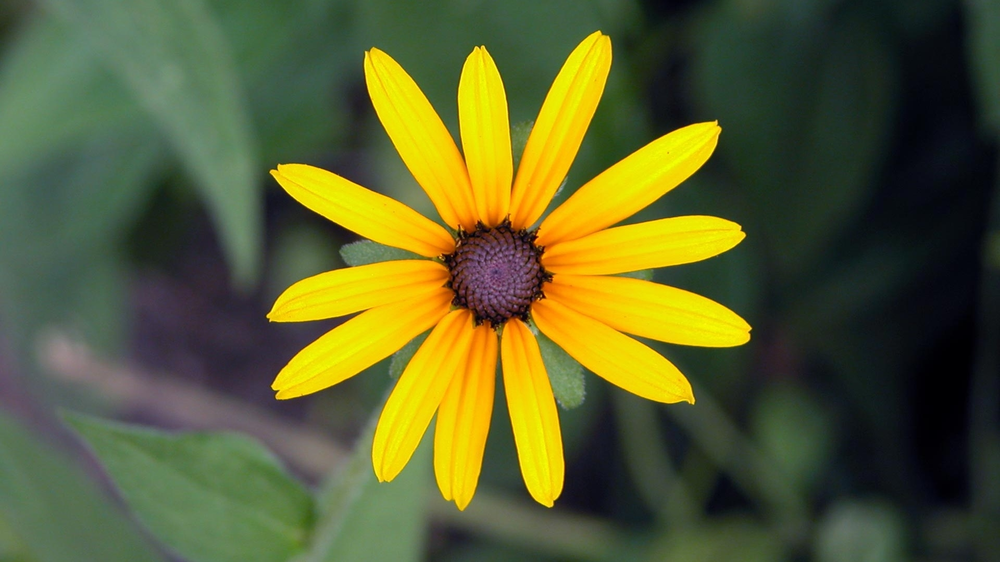
#> input picture flower/process/demo.png, 1000 x 562 px, shrunk from 1920 x 1080 before the run, found by its file name
$ python extract_contours.py   (older library calls are emulated)
#> lines starting #> are read from the running program, lines starting #| are printed output that depends on the picture; after the words box and inside, x2 and y2 are one past the last pixel; in counts of white or black regions, pixels touching at a corner belong together
#!/usr/bin/env python3
# -*- coding: utf-8 -*-
"""
Extract object contours from process/demo.png and export:
- Binary mask (PNG)
- Contour overlay over original image (PNG)
- Optional SVG polygons

Usage (macOS / zsh):
  python process/extract_contours.py \
    --input process/demo.png \
    --method auto  \
    --invert auto \
    --min-area 0.005 \
    --save-svg

Notes:
- --method: auto | otsu | adaptive | canny
- --invert: auto | true | false
- --min-area: float as ratio to image area (e.g., 0.005 = 0.5%)
"""

import argparse
import os
import sys
from pathlib import Path

import cv2 as cv
import numpy as np
try:
    import tomllib  # Python 3.11+
except Exception:  # pragma: no cover
    tomllib = None


def ensure_dir(p: Path):
    p.mkdir(parents=True, exist_ok=True)


def auto_invert(gray: np.ndarray, mask: np.ndarray) -> np.ndarray:
    # Decide whether foreground is bright or dark by sampling
    mean_fg = np.mean(gray[mask > 0]) if np.any(mask > 0) else 255
    mean_bg = np.mean(gray[mask == 0]) if np.any(mask == 0) else 0
    if mean_fg < mean_bg:
        return 255 - mask
    return mask


def threshold_otsu(gray: np.ndarray, invert: str) -> np.ndarray:
    _t, bin_img = cv.threshold(gray, 0, 255, cv.THRESH_BINARY + cv.THRESH_OTSU)
    if invert == 'true':
        bin_img = 255 - bin_img
    elif invert == 'auto':
        bin_img = auto_invert(gray, bin_img)
    return bin_img


# [19 lines left out: functions threshold_adaptive, edges_canny, not called in this run]


def morph_cleanup(bin_img: np.ndarray, close_k=7, open_k=5, close_iter=2, open_iter=1) -> np.ndarray:
    close_kern = cv.getStructuringElement(cv.MORPH_ELLIPSE, (close_k, close_k))
    open_kern = cv.getStructuringElement(cv.MORPH_ELLIPSE, (open_k, open_k))
    img = cv.morphologyEx(bin_img, cv.MORPH_CLOSE, close_kern, iterations=close_iter)
    img = cv.morphologyEx(img, cv.MORPH_OPEN, open_kern, iterations=open_iter)
    return img


# [9 lines left out: function biggest_component_mask, not called in this run]


def contours_from_mask(bin_img: np.ndarray, min_area_px: float, mode=cv.RETR_EXTERNAL, chain=cv.CHAIN_APPROX_NONE):
    contours, _ = cv.findContours(bin_img, mode, chain)
    filtered = [c for c in contours if cv.contourArea(c) >= min_area_px]
    filtered.sort(key=cv.contourArea, reverse=True)
    return filtered


# [5 lines left out: function simplify_contour, not called in this run]


def draw_overlay(image: np.ndarray, contours: list[np.ndarray], color=(0, 255, 0), thickness=2) -> np.ndarray:
    overlay = image.copy()
    # Use anti-aliased lines where supported by drawing polylines
    for c in contours:
        pts = c.reshape(-1, 1, 2)
        cv.polylines(overlay, [pts], isClosed=True, color=color, thickness=thickness, lineType=cv.LINE_AA)
    return overlay


# -------- Image enhancement (brightness/color/contrast) ---------
def apply_clahe_y(image: np.ndarray, clip_limit: float = 4.0, tile_grid: int = 8) -> np.ndarray:
    ycrcb = cv.cvtColor(image, cv.COLOR_BGR2YCrCb)
    y, cr, cb = cv.split(ycrcb)
    clahe = cv.createCLAHE(clipLimit=clip_limit, tileGridSize=(tile_grid, tile_grid))
    y_clahe = clahe.apply(y)
    out = cv.merge((y_clahe, cr, cb))
    return cv.cvtColor(out, cv.COLOR_YCrCb2BGR)


def adjust_saturation(image: np.ndarray, factor: float = 1.2) -> np.ndarray:
    hsv = cv.cvtColor(image, cv.COLOR_BGR2HSV).astype(np.float32)
    h, s, v = cv.split(hsv)
    s *= float(factor)
    s = np.clip(s, 0, 255)
    hsv_enhanced = cv.merge((h, s, v)).astype(np.uint8)
    return cv.cvtColor(hsv_enhanced, cv.COLOR_HSV2BGR)


def apply_gamma(image: np.ndarray, gamma: float = 1.0) -> np.ndarray:
    if gamma is None or abs(gamma - 1.0) < 1e-3:
        return image
    inv = 1.0 / float(gamma)
    table = np.array([(i / 255.0) ** inv * 255 for i in range(256)]).astype('uint8')
    return cv.LUT(image, table)


def enhance_image(image: np.ndarray, enable=True, clahe_clip=4.0, clahe_tile=8, sat_factor=1.2, gamma=1.0) -> np.ndarray:
    if not enable:
        return image
    out = apply_clahe_y(image, clip_limit=clahe_clip, tile_grid=clahe_tile)
    out = adjust_saturation(out, factor=sat_factor)
    out = apply_gamma(out, gamma=gamma)
    return out


# -------- Texture edges extraction ---------
# [21 lines left out: functions edges_sobel, edges_laplacian, not called in this run]


def edges_canny_auto(gray: np.ndarray, sigma: float = 0.33) -> np.ndarray:
    v = float(np.median(gray))
    lower = max(0, (1.0 - sigma) * v)
    upper = min(255, (1.0 + sigma) * v)
    return cv.Canny(gray, lower, upper)


def extract_texture_edges(image: np.ndarray,
                          method: str = 'canny',
                          sigma: float = 0.33,
                          sobel_ksize: int = 3,
                          lap_ksize: int = 3,
                          thresh: str | float = 'auto',
                          close_k: int = 3,
                          blur_ksize: int = 3) -> np.ndarray:
    gray = cv.cvtColor(image, cv.COLOR_BGR2GRAY)
    if blur_ksize and blur_ksize > 1:
        gray = cv.GaussianBlur(gray, (blur_ksize, blur_ksize), 0)

    if method == 'canny':
        edges = edges_canny_auto(gray, sigma=sigma)
    elif method == 'sobel':
        edges = edges_sobel(gray, ksize=sobel_ksize, thresh=thresh)
    elif method == 'laplacian':
        edges = edges_laplacian(gray, ksize=lap_ksize, thresh=thresh)
    elif method == 'fusion':
        e1 = edges_canny_auto(gray, sigma=sigma)
        e2 = edges_sobel(gray, ksize=sobel_ksize, thresh=thresh)
        e3 = edges_laplacian(gray, ksize=lap_ksize, thresh=thresh)
        edges = cv.bitwise_or(e1, cv.bitwise_or(e2, e3))
    else:
        edges = edges_canny_auto(gray, sigma=sigma)

    if close_k and close_k > 1:
        kern = cv.getStructuringElement(cv.MORPH_ELLIPSE, (close_k, close_k))
        edges = cv.morphologyEx(edges, cv.MORPH_CLOSE, kern, iterations=1)

    # Ensure binary 0/255
    edges = (edges > 0).astype(np.uint8) * 255
    return edges


# [20 lines left out: function save_svg, not called in this run]


def run(args):
    input_path = Path(args.input)
    if not input_path.exists():
        print(f"Input not found: {input_path}")
        sys.exit(1)

    out_dir = Path(args.output_dir)
    ensure_dir(out_dir)

    img = cv.imread(str(input_path))
    if img is None:
        print("Failed to read image.")
        sys.exit(1)

    h, w = img.shape[:2]

    # Enhance image if requested
    img_enh = enhance_image(
        img,
        enable=args.enhance,
        clahe_clip=args.clahe_clip,
        clahe_tile=args.clahe_tile,
        sat_factor=args.sat_factor,
        gamma=args.gamma,
    )

    gray = cv.cvtColor(img_enh if args.use_enhanced_for_mask else img, cv.COLOR_BGR2GRAY)
    # Mild denoise while keeping edges
    if args.bilateral:
        gray = cv.bilateralFilter(gray, d=7, sigmaColor=50, sigmaSpace=7)
    else:
        gray = cv.GaussianBlur(gray, (5, 5), 0)

    method = args.method
    if method == 'auto':
        # quick heuristic: try Otsu; if too sparse/dense, fallback to adaptive or canny
        bin_img = threshold_otsu(gray, args.invert)
        fill_ratio = float(np.mean(bin_img > 0))
        if fill_ratio < 0.02 or fill_ratio > 0.98:
            # bad separation, try adaptive
            bin_img = threshold_adaptive(gray, args.invert)
            fill_ratio = float(np.mean(bin_img > 0))
            if fill_ratio < 0.02 or fill_ratio > 0.98:
                # fallback to edges then close
                edges = edges_canny(gray)
                bin_img = cv.morphologyEx(edges, cv.MORPH_CLOSE, cv.getStructuringElement(cv.MORPH_ELLIPSE, (5, 5)), iterations=2)
    elif method == 'otsu':
        bin_img = threshold_otsu(gray, args.invert)
    elif method == 'adaptive':
        bin_img = threshold_adaptive(gray, args.invert)
    elif method == 'canny':
        edges = edges_canny(gray)
        bin_img = cv.morphologyEx(edges, cv.MORPH_CLOSE, cv.getStructuringElement(cv.MORPH_ELLIPSE, (5, 5)), iterations=2)
    else:
        print(f"Unknown method: {method}")
        sys.exit(2)

    if args.morph:
        bin_img = morph_cleanup(bin_img, close_k=args.close_k, open_k=args.open_k,
                                close_iter=args.close_iter, open_iter=args.open_iter)

    if args.keep_biggest:
        bin_img = biggest_component_mask(bin_img)

    # Ensure binary
    bin_img = (bin_img > 0).astype(np.uint8) * 255

    min_area_px = args.min_area * (w * h)
    chain_map = {
        'none': cv.CHAIN_APPROX_NONE,
        'simple': cv.CHAIN_APPROX_SIMPLE,
        'tc89': cv.CHAIN_APPROX_TC89_KCOS,
        'tc89_l1': cv.CHAIN_APPROX_TC89_L1,
    }
    chain_flag = chain_map.get(args.chain, cv.CHAIN_APPROX_NONE)

    contours = contours_from_mask(
        bin_img,
        min_area_px=min_area_px,
        mode=cv.RETR_EXTERNAL if args.external else cv.RETR_TREE,
        chain=chain_flag,
    )

    if args.simplify > 0:
        contours = [simplify_contour(c, eps_ratio=args.simplify) for c in contours]

    overlay = draw_overlay(img, contours, color=(0, 255, 0), thickness=args.thickness)

    # Texture edges extraction on enhanced image
    if args.texture:
        tex_edges = extract_texture_edges(
            img_enh if args.use_enhanced_for_texture else img,
            method=args.texture_method,
            sigma=args.texture_sigma,
            sobel_ksize=args.texture_sobel_ksize,
            lap_ksize=args.texture_lap_ksize,
            thresh=args.texture_thresh,
            close_k=args.texture_close_k,
            blur_ksize=args.texture_blur_ksize,
        )
        # Overlay: paint green where edges are present
        texture_overlay = img.copy()
        texture_overlay[tex_edges > 0] = (
            0.3 * texture_overlay[tex_edges > 0] + np.array([0, 255, 0]) * 0.7
        ).astype(np.uint8)
    else:
        tex_edges = None
        texture_overlay = None

    # Save files
    mask_path = out_dir / (input_path.stem + "_mask.png")
    overlay_path = out_dir / (input_path.stem + "_overlay.png")
    svg_path = out_dir / (input_path.stem + "_contours.svg")
    tex_edges_path = out_dir / (input_path.stem + "_texture_edges.png")
    tex_overlay_path = out_dir / (input_path.stem + "_texture_overlay.png")

    cv.imwrite(str(mask_path), bin_img)
    cv.imwrite(str(overlay_path), overlay)
    if args.save_svg:
        save_svg(contours, svg_path, width=w, height=h)

    print(f"Saved: {mask_path}")
    print(f"Saved: {overlay_path}")
    if args.save_svg:
        print(f"Saved: {svg_path}")
    if args.texture:
        cv.imwrite(str(tex_edges_path), tex_edges)
        cv.imwrite(str(tex_overlay_path), texture_overlay)
        print(f"Saved: {tex_edges_path}")
        print(f"Saved: {tex_overlay_path}")
    print(f"Contours: {len(contours)} | Image: {w}x{h} | Fill: {np.mean(bin_img>0):.1%}")


if __name__ == '__main__':
    # 1) Pre-parse to get --config
    pre = argparse.ArgumentParser(add_help=False)
    pre.add_argument('--config', type=str, help='Path to TOML config file (values can be overridden by CLI)')
    pre_args, remaining_argv = pre.parse_known_args()

    cfg_defaults = {}
    # Determine config path: explicit > auto-detect > None
    cfg_path: Path | None = None
    if pre_args.config:
        cfg_path = Path(pre_args.config)
    else:
        # Auto-detect common locations
        script_dir = Path(__file__).parent
        candidates = [
            script_dir / 'contours_config.toml',
            Path('process/contours_config.toml'),
            Path('contours_config.toml'),
        ]
        for c in candidates:
            if c.exists():
                cfg_path = c
                break

    if cfg_path is not None:
        if tomllib is None:
            print('tomllib is unavailable. Use Python 3.11+ or remove --config.', file=sys.stderr)
            sys.exit(3)
        if not cfg_path.exists():
            print(f'Config not found: {cfg_path}', file=sys.stderr)
            sys.exit(3)
        with open(cfg_path, 'rb') as f:
            cfg = tomllib.load(f)
        if not isinstance(cfg, dict):
            print('Invalid config format (expected TOML table).', file=sys.stderr)
            sys.exit(3)
        cfg_defaults = cfg

    # 2) Build main parser and apply defaults from config, then parse remaining CLI
    parser = argparse.ArgumentParser(description='Extract contours from an image', parents=[pre])
    parser.add_argument('--input', type=str, default='process/demo.png')
    parser.add_argument('--output-dir', type=str, default='process/out')
    parser.add_argument('--method', type=str, default='auto', choices=['auto','otsu','adaptive','canny'])
    parser.add_argument('--invert', type=str, default='auto', choices=['auto','true','false'])
    parser.add_argument('--min-area', type=float, default=0.005)
    parser.add_argument('--morph', action='store_true', default=True)
    parser.add_argument('--close-k', type=int, default=7)
    parser.add_argument('--open-k', type=int, default=5)
    parser.add_argument('--close-iter', type=int, default=2)
    parser.add_argument('--open-iter', type=int, default=1)
    parser.add_argument('--external', action='store_true', help='only external contours')
    parser.add_argument('--keep-biggest', action='store_true', help='keep largest connected component')
    parser.add_argument('--simplify', type=float, default=0.0, help='RDP epsilon ratio; 0 to disable (default 0 for maximum fidelity)')
    parser.add_argument('--chain', type=str, default='none', choices=['none','simple','tc89','tc89_l1'], help='Contour chain approximation (default none for maximum fidelity)')
    parser.add_argument('--thickness', type=int, default=2, help='Overlay polyline thickness')
    parser.add_argument('--bilateral', action='store_true', default=True, help='use bilateral filter instead of Gaussian')
    parser.add_argument('--save-svg', action='store_true')

    # Enhancement controls
    parser.add_argument('--enhance', action='store_true', default=True, help='apply image enhancement (CLAHE + saturation + gamma)')
    parser.add_argument('--clahe-clip', type=float, default=4.0)
    parser.add_argument('--clahe-tile', type=int, default=8)
    parser.add_argument('--sat-factor', type=float, default=1.2)
    parser.add_argument('--gamma', type=float, default=1.0)
    parser.add_argument('--use-enhanced-for-mask', action='store_true', default=True, help='use enhanced image for mask extraction')

    # Texture edge extraction
    parser.add_argument('--texture', action='store_true', default=True, help='enable texture edges output')
    parser.add_argument('--texture-method', type=str, default='canny', choices=['canny','sobel','laplacian','fusion'])
    parser.add_argument('--texture-sigma', type=float, default=0.33)
    parser.add_argument('--texture-sobel-ksize', type=int, default=3)
    parser.add_argument('--texture-lap-ksize', type=int, default=3)
    parser.add_argument('--texture-thresh', default='auto', help='threshold for Sobel/Laplacian magnitude; number or "auto"')
    parser.add_argument('--texture-close-k', type=int, default=3)
    parser.add_argument('--texture-blur-ksize', type=int, default=3)
    parser.add_argument('--use-enhanced-for-texture', action='store_true', default=True, help='use enhanced image for texture extraction')

    if cfg_defaults:
        # argparse will use these as defaults, and CLI values in remaining_argv will override
        # Convert TOML keys (already snake_case) to match arg dest names
        parser.set_defaults(**cfg_defaults)

    args = parser.parse_args(remaining_argv)
    run(args)
#> in run, img is the input picture: shape (562, 1000, 3); mean B, G, R 46.8, 96.1, 91.6
#> in adjust_saturation, `h, s, v = cv.split(hsv)`:
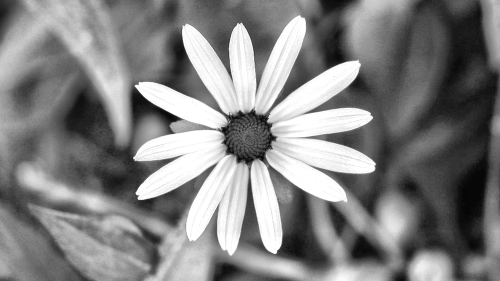
#> v: shape (562, 1000) float32 (shown at 1/2 size); min 3, max 255, mean 129.4
#> in adjust_saturation, `s = np.clip(s, 0, 255)`:
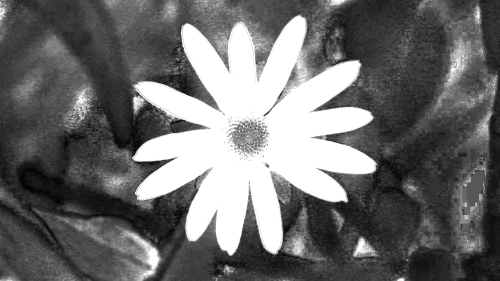
#> s: shape (562, 1000) float32 (shown at 1/2 size); min 0, max 255, mean 108.9
#> in adjust_saturation, `hsv_enhanced = cv.merge((h, s, v)).astype(np.uint8)`:
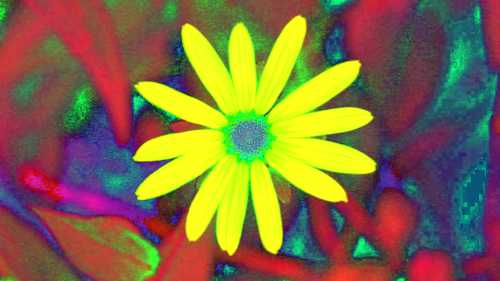
#> hsv_enhanced: shape (562, 1000, 3) (shown at 1/2 size); mean B, G, R 65.9, 108.6, 129.4
#> in threshold_otsu, `_t, bin_img = cv.threshold(gray, 0, 255, cv.THRESH_BINARY + cv.THRESH_..`:
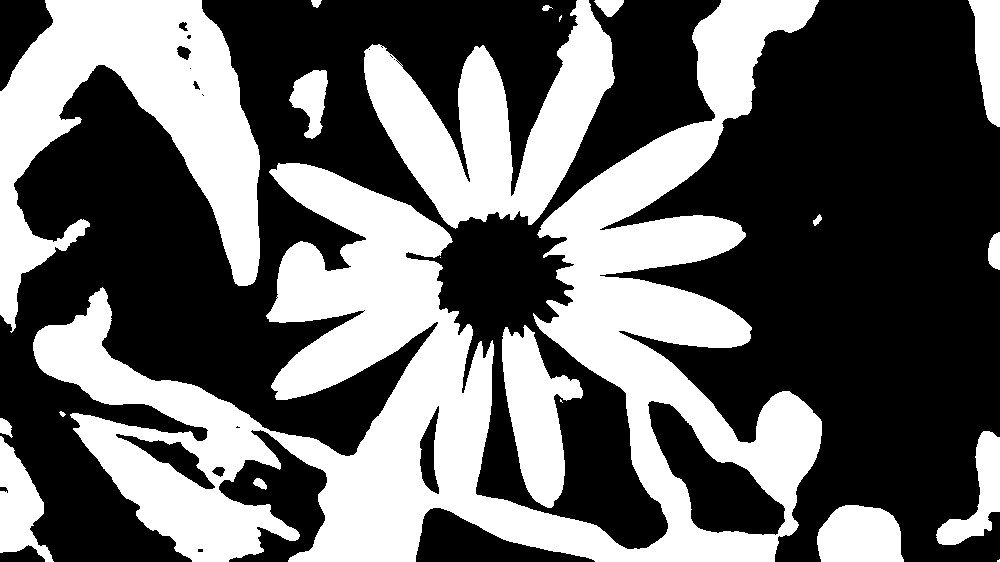
#> bin_img: shape (562, 1000); 40.4% white; 21 white regions (4 under 20 px), largest, box (x1, y1, x2, y2) and area: (33, 0, 822, 562) 139940, (0, 0, 260, 333) 37320, (364, 0, 615, 229) 25716
#> in auto_invert, `mean_fg = np.mean(gray[mask > 0]) if np.any(mask > 0) else 255`: mean_fg = 173.5
#> in auto_invert, `mean_bg = np.mean(gray[mask == 0]) if np.any(mask == 0) else 0`: mean_bg = 69.31
#> in run, `fill_ratio = float(np.mean(bin_img > 0))`: fill_ratio = 0.404
#> in contours_from_mask, `contours, _ = cv.findContours(bin_img, mode, chain)`: contours = 21 contours, 2 with area under 20; largest, box (x1, y1, x2, y2) and area: (33, 0, 822, 562) 215382, (0, 0, 263, 329) 36988, (535, 332, 669, 550) 13324, (438, 213, 567, 345) 12020, (648, 401, 785, 536) 8183
#> in contours_from_mask, `filtered = [c for c in contours if cv.contourArea(c) >= min_area_px]`: filtered = 8 contours; box (x1, y1, x2, y2) and area: (33, 0, 822, 562) 215382, (0, 0, 263, 329) 36988, (535, 332, 669, 550) 13324, (438, 213, 567, 345) 12020, (648, 401, 785, 536) 8183, (817, 505, 904, 562) 4055, (475, 377, 534, 508) 3816, (0, 418, 53, 562) 3687
#> in run, `contours = contours_from_mask( bin_img, min_area_px=min_area_px, mode=..`: contours has the same summary as filtered in contours_from_mask
#> the loop in draw_overlay, `for c in contours:` made 8 passes
#> after the loop in draw_overlay, `for c in contours:`:
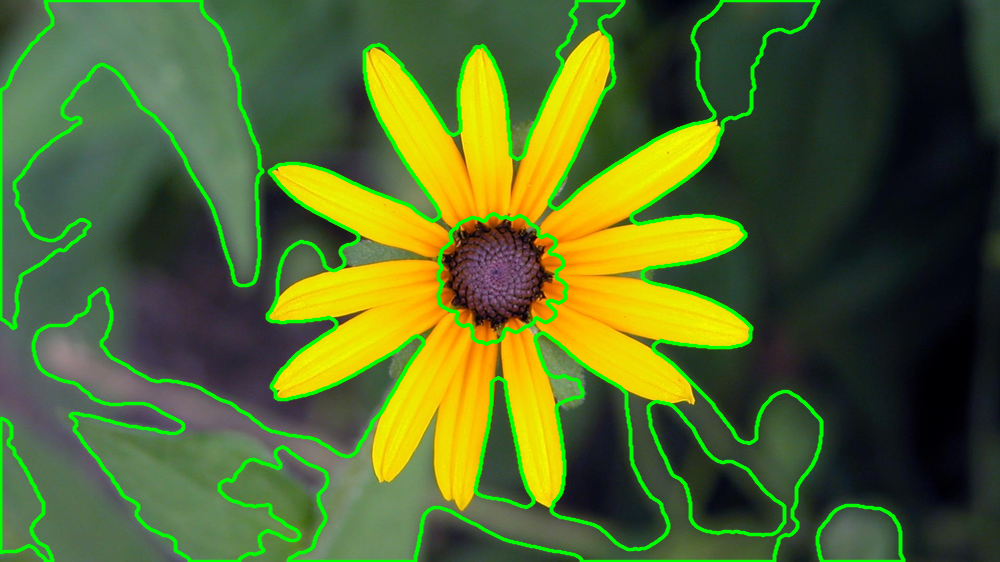
#> overlay: shape (562, 1000, 3); 8.33% of pixels changed, all inside (x1, y1, x2, y2) = (0, 0, 906, 562)
#> in edges_canny_auto, `v = float(np.median(gray))`: v = 104
#> in edges_canny_auto, `lower = max(0, (1.0 - sigma) * v)`: lower = 69.68
#> in edges_canny_auto, `upper = min(255, (1.0 + sigma) * v)`: upper = 138.3
#> in edges_canny_auto, `return cv.Canny(gray, lower, upper)`:
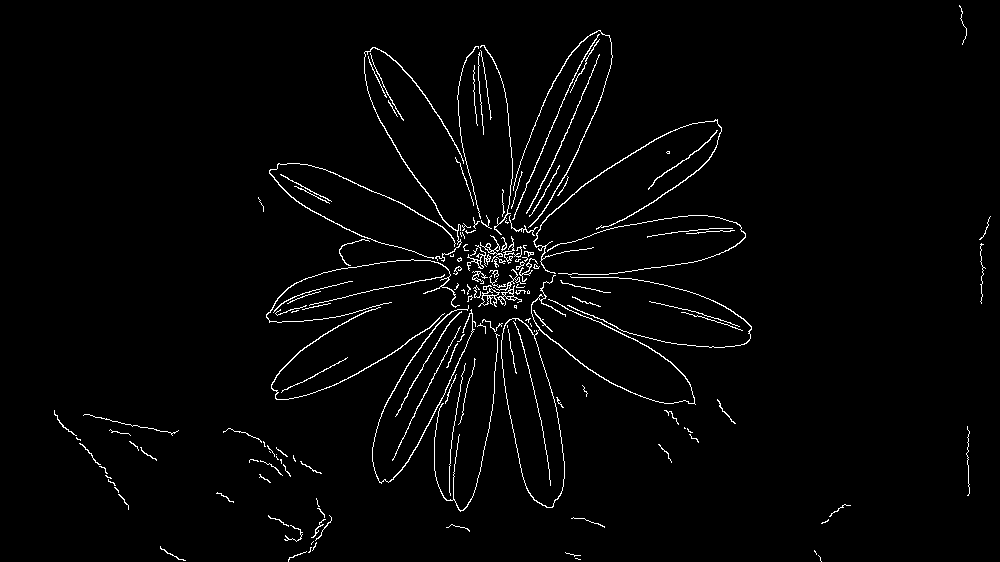
#> returned value: shape (562, 1000); 2.2% white in thin lines or dots
#> in extract_texture_edges, `kern = cv.getStructuringElement(cv.MORPH_ELLIPSE, (close_k, close_k))`: kern = [[0, 1, 0], [1, 1, 1], [0, 1, 0]]
#> in run, `texture_overlay[tex_edges > 0] = ( 0.3 * texture_overlay[tex_edges > 0..`:
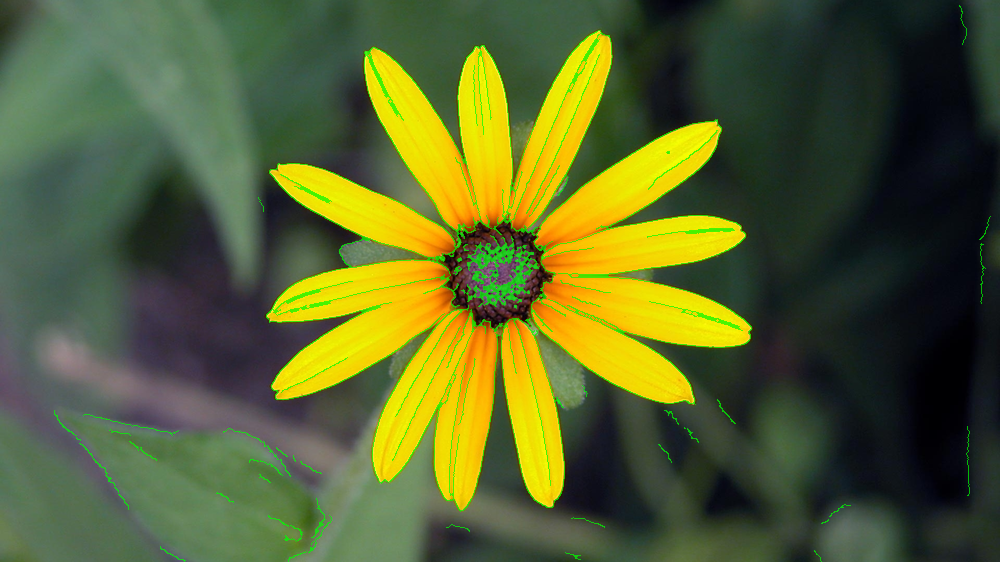
#> texture_overlay: shape (562, 1000, 3); 2.56% of pixels changed, all inside (x1, y1, x2, y2) = (54, 5, 991, 562)
#| Contours: 8 | Image: 1000x562 | Fill: 41.5%
